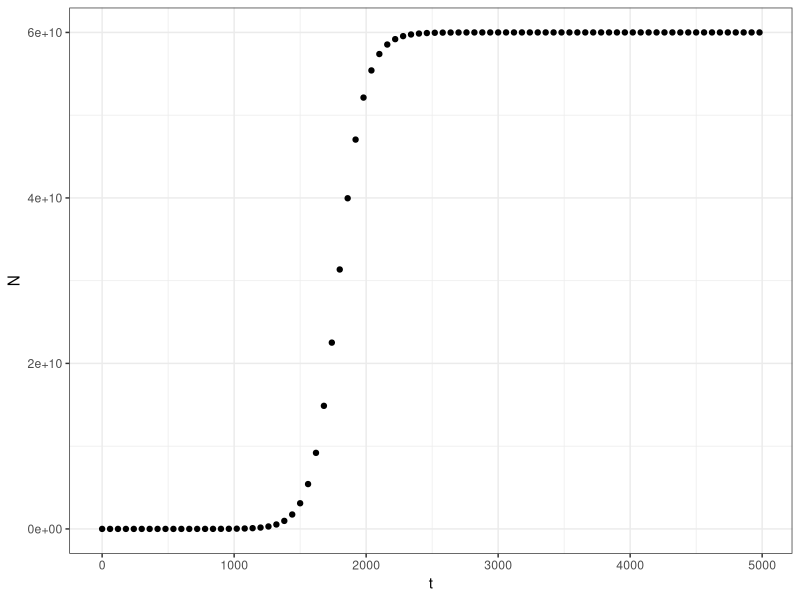
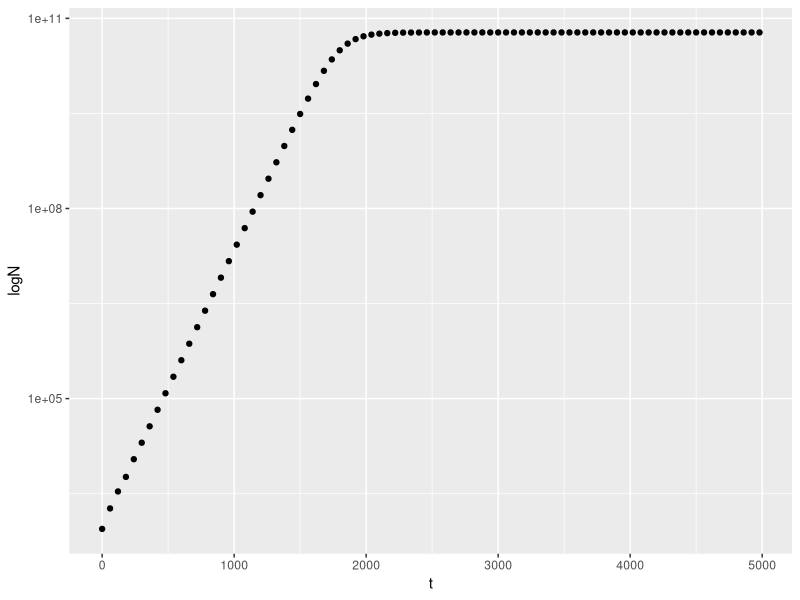

Recreate these plots in R, in order.
#Script to plot the logistic growth data

growth_data <- read.csv("experiment1.csv")

install.packages("ggplot2")
library(ggplot2)

ggplot(aes(t,N), data = growth_data) +
  
  geom_point() +
  
  xlab("t") +
  
  ylab("N") +
  
  theme_bw()

ggplot(aes(t,N), data = growth_data) +
  
  geom_point() +
  
  xlab("t") +
  
  ylab("logN") +
  
  scale_y_continuous(trans='log10')

